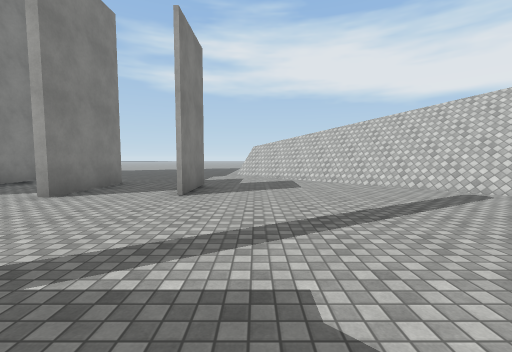
[1] (above)

22 first-person views from a walk through a scene from a Unity 3-D project. The camera is 1.5 m above the floor, tilts 4° down and sees 90° across. The floor is counted in squares, 2 m on a side. Each view is taken from the middle of a square. On the plan, view 1 faces up. The plan holds only what a view shows up to about 9 squares ahead; the rest is blank. The place goes on beyond the plan. Surface patterns are stand-ins for the level's own textures.

[2]
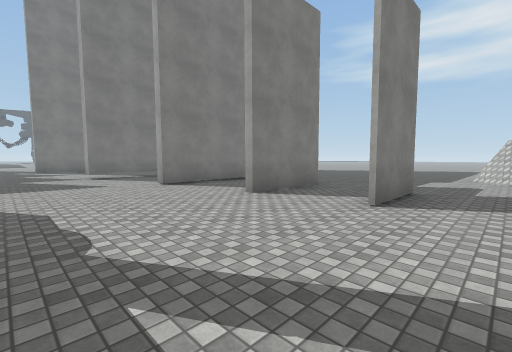

[3]
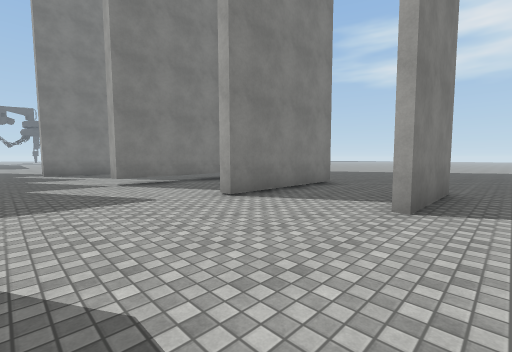

[4]
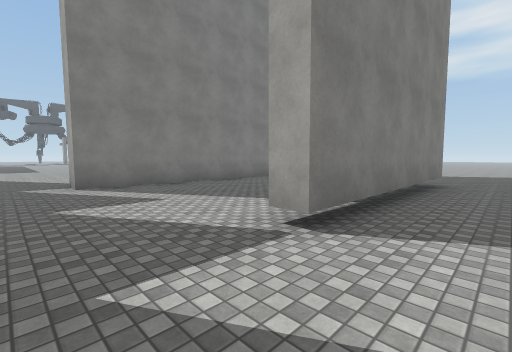

[5]
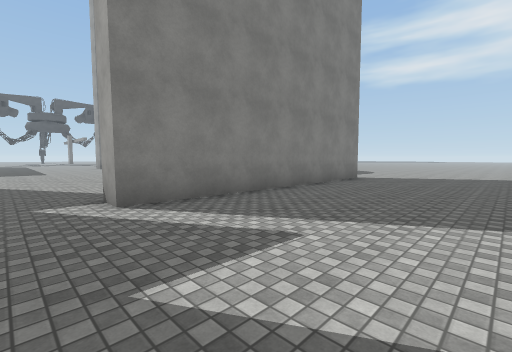

[6]
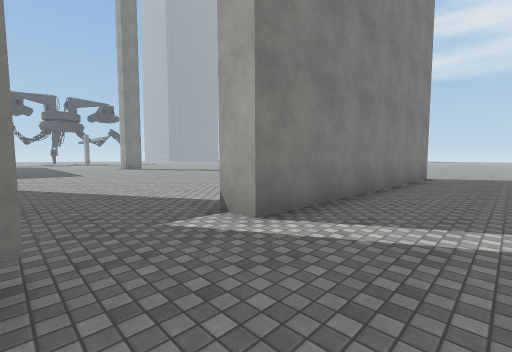

[7]
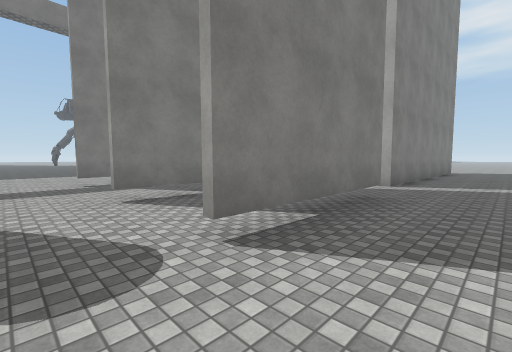

[8]
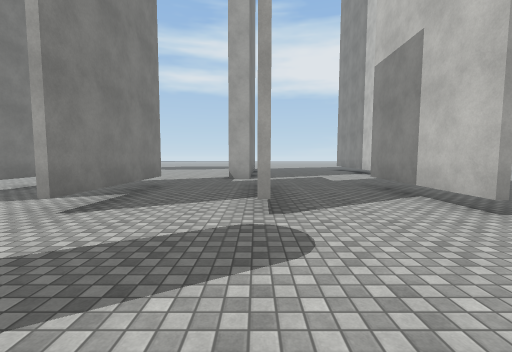

[9]
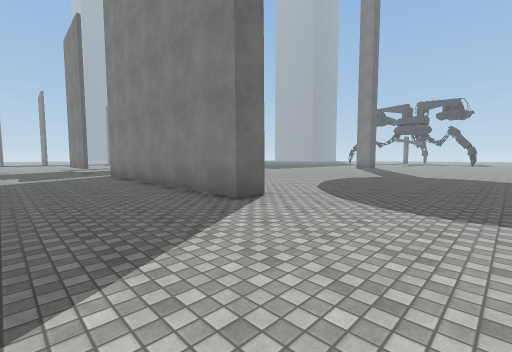

[10]
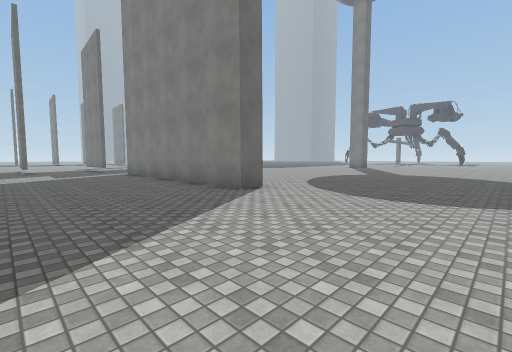

[11]
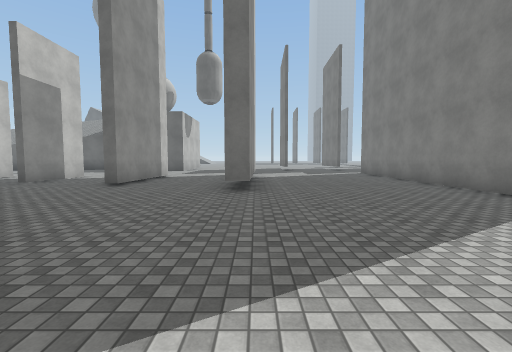

[12]
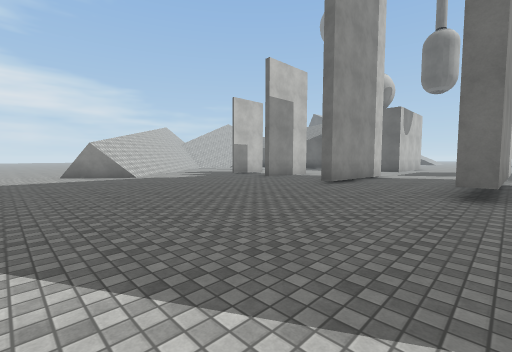

[13]
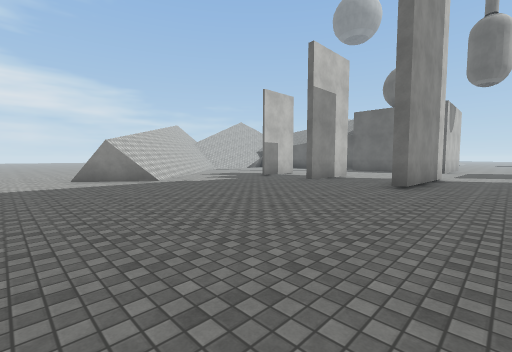

[14]
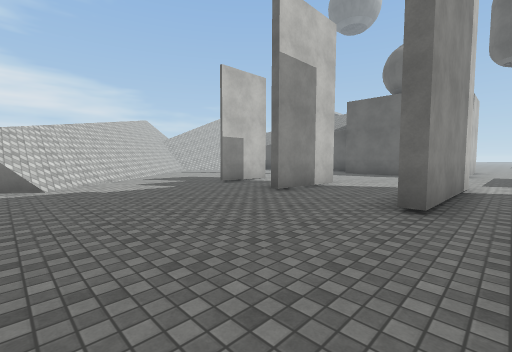

[15]
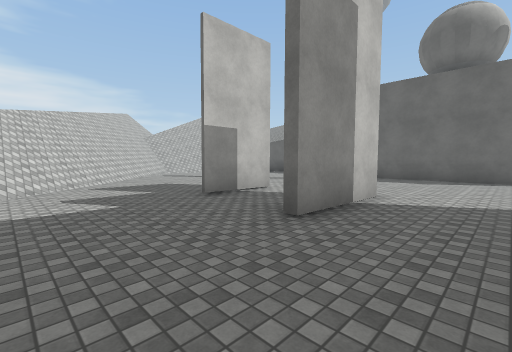

[16]
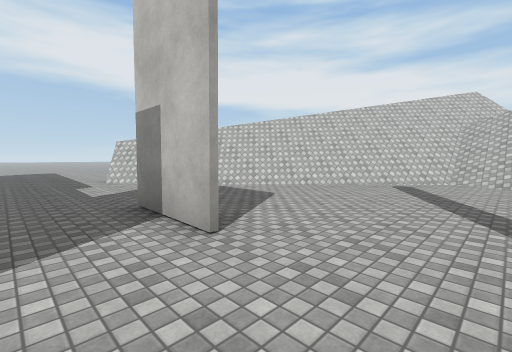

[17]
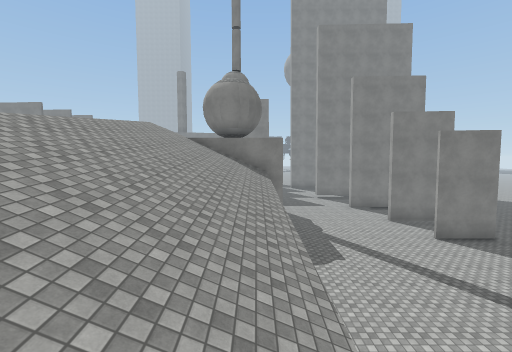

[18]
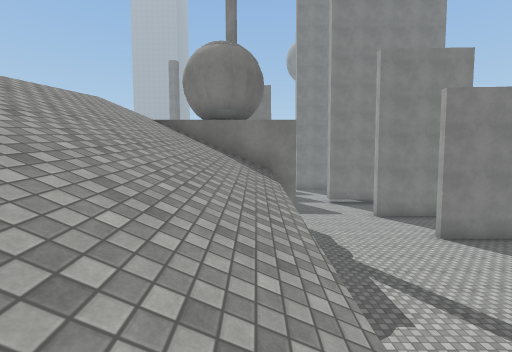

[19]
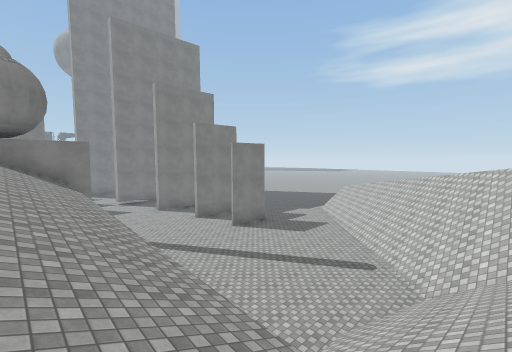

[20]
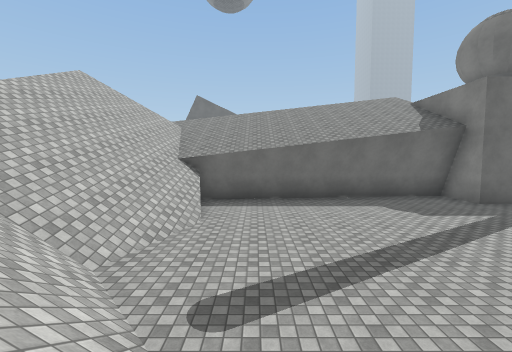

[21]
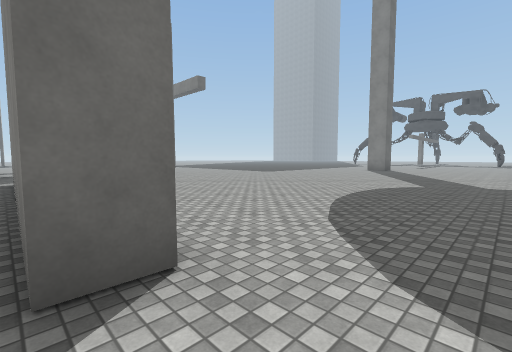

[22]
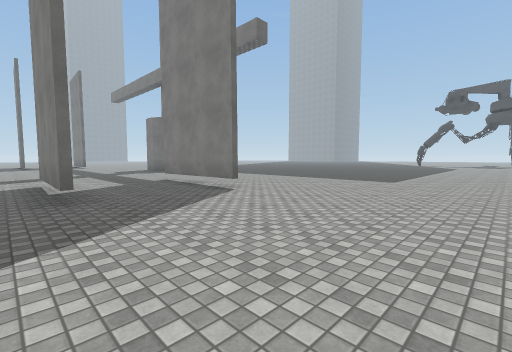

### Floor plan
Key: @ floor where view 1 was taken; # wall or solid block; . floor; / step, stairs or slope; = window, fence, low wall or low ledge; v drop or lower ground.
Columns run from 24 left of view 1 to 10 right of it. Each row starts with its distance up from view 1.
 15 ...........................
 14 ...........................
 13 ........................##
 12 ......................../v
 11 ........................//=
 10 .......##................///v
  9 ....... #....#...........////v
  8 ....... #....#...#......../////v
  7  .....  #....#...#..#..#.../////
  6   ....  #....#...#..#..#....////
  5 .......##....#...#..#..#.....////
  4 .......#.....#................///
  3 .......#......................///
  2 .............................////
  1 ..............................////
  0 ..#..#..#..#.     ###v#.@.....////v
 -1 ..#..#..#..#.      ## ////////////v
 -2  .#..#..#..#.      ## ////////////
 -3 ..#..#..#..#.       # ////////
 -4 ............          ///////
 -5 ...........            vvv
 -6      ......
 -7         .

Where each view was taken, in squares from view 1:
view 1: 0 up, 0 right, facing up
view 2: 1 up, 0 right, facing up-left
view 3: 1 up, 3 left, facing up-left
view 4: 1 up, 9 left, facing up-left
view 5: 1 up, 12 left, facing up-left
view 6: 0 up, 14 left, facing up-left
view 7: 5 down, 14 left, facing up-left
view 8: 7 down, 16 left, facing up
view 9: 14 up, 13 left, facing down-left
view 10: 15 up, 12 left, facing down-left
view 11: 15 up, 11 left, facing down
view 12: 15 up, 11 left, facing down-right
view 13: 15 up, 9 left, facing down-right
view 14: 12 up, 8 left, facing down-right
view 15: 10 up, 6 left, facing down-right
view 16: 3 up, 3 left, facing up-right
view 17: 1 down, 7 right, facing left
view 18: 1 down, 4 right, facing left
view 19: 2 down, 7 right, facing up-left
view 20: 7 up, 4 right, facing down
view 21: 12 up, 16 left, facing down-left
view 22: 5 up, 18 left, facing down-left
